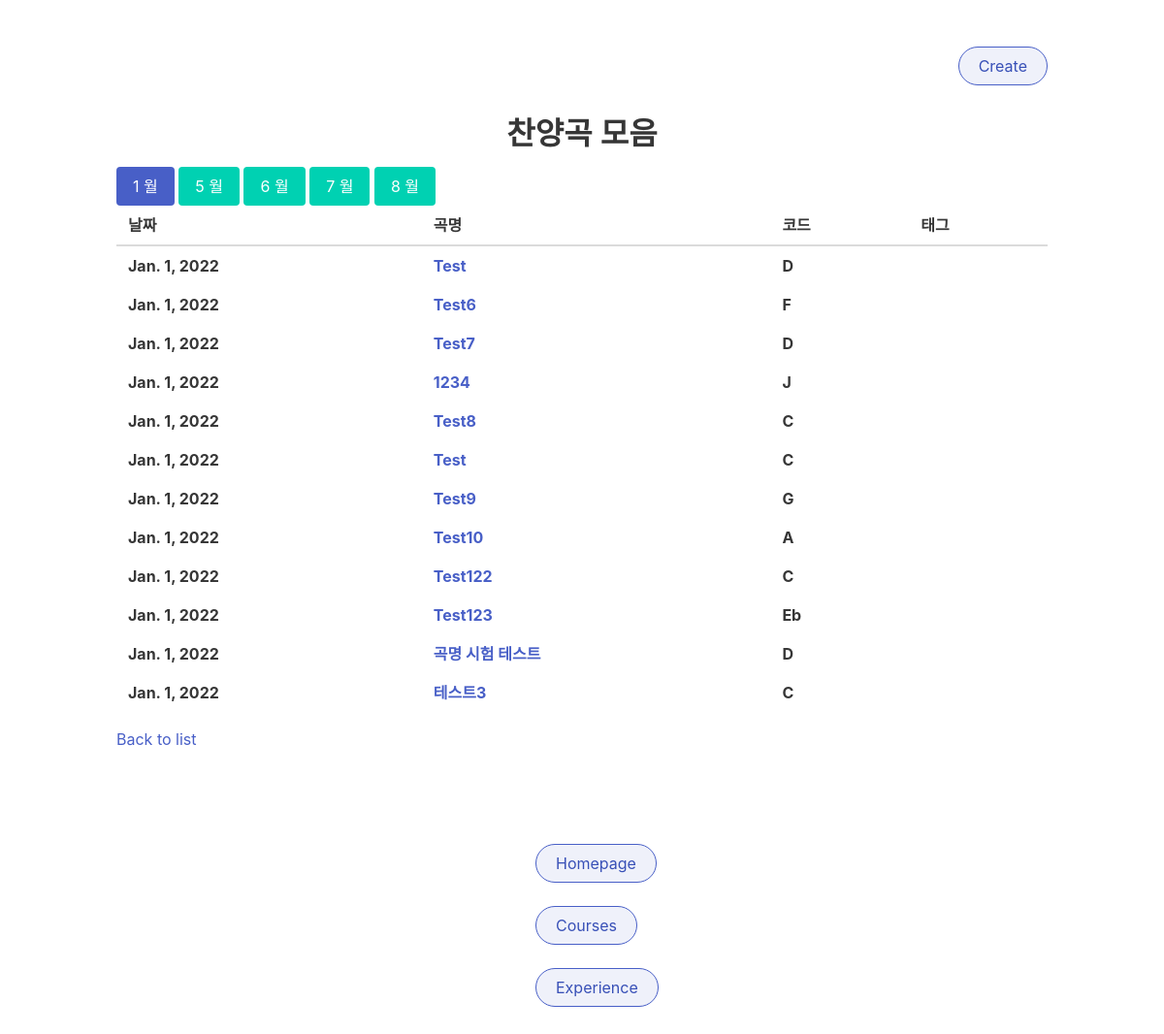
Screenshot of /praise/list/1/ with the database file from the repository.
### praises/models.py (models this page shows, shortened)
class Praise(models.Model):
    def validate_file(self):
        filesize = self.file.size
        megabyte_limit = 5.0
        if filesize > megabyte_limit * 1024 * 1024:
            raise ValidationError("Max file size is %sMB" % str(megabyte_limit))
    chord_list = (
        ('C', 'C'),
        ('D', 'D'),
        ('Eb', 'Eb'),
        ('E', 'E'),
        ('F', 'F'),
        ('G', 'G'),
        ('A', 'A'),
        ('Bb', 'Bb'),
        ('B', 'B'),
    )
    name = models.TextField()
    instruments = models.TextField(blank=True)
    chord = models.CharField(max_length=3, choices=chord_list, blank=True)
    key_up = models.TextField(max_length=3, default="X")
    date = models.DateField(default=timezone.now)
    note = models.CharField(max_length=256, blank=True)
    image = models.ImageField(upload_to='praises/', blank=True, null=True, validators=[validate_file])
    file = models.FileField(upload_to='praises/pdf/', blank=True, null=True,
                            validators=[FileExtensionValidator(['pdf']), validate_file],)
    tags = models.ManyToManyField(to=Tag)
    def get_absolute_url(self):
        return reverse('praises:detail', kwargs={"id": self.id})

### praises/views.py (the view)
# urls.py: path('', praise_list_view, name='list'),
def praise_list_view(request, month=None):
    praise_groups = Praise.objects.values('date__month').annotate(total=Count('id'))
    praise_list = Praise.objects.all()
    tag_name = request.GET.get('tag')
    context = {"praise_groups": praise_groups}
    if month is not None:
        praise_list = praise_list.filter(date__month=month)
        context['month'] = month
    if tag_name is not None:
        praise_list = praise_list.filter(tags__name__exact=tag_name)
        context['tag_name'] = tag_name
    context['praises'] = praise_list
    return render(request, "praise/list.html", context=context)

### templates/praise/list.html (shortened to what this page needs)
{% extends "base.html" %}
{% block content %}
<div class="content">
    <p style = text-align:right;>
        <a class="button is-link is-light is-outlined is-rounded"  style=text-align:right; href="{% url 'praises:create' %}">Create</a>
    </p>
    <h1 style="text-align: center">찬양곡 모음</h1>
        {% for praise_group in praise_groups %}
            <a class="button {% if praise_group.date__month == month %}
            is-link {% endif %} is-primary" href="{% url 'praises:month' praise_group.date__month %}" class="btn btn-success btn-sm">{{ praise_group.date__month }} 월</a>
        {% endfor %}
    {% if month or tag_name %}
    <div class="content" style="display: block;">
        <table class="table">
            <thead>
                <tr>
                    <th>날짜</th>
                    <th>곡명</th>
                    <th>코드</th>
                    <th>태그</th>
                </tr>
            </thead>
        {% for praise in praises %}
                <tbody>
                    <th>{{ praise.date }}</th>
                    <th><a href="{{ praise.get_absolute_url }}">{{ praise.name }}</a></th>
                    <th>{{ praise.chord }}</th>
                    <th>
                    </th>
                </tbody>
        {% endfor %}
        </table>
        <a href="{% url 'praises:list' %}">Back to list</a>
    </div>
    {% endif %}
    <br />
    <br />
    <br />
    <a class="button is-link is-light is-outlined is-rounded" style="margin-left:45%;" href="/"> Homepage </a>
    <br />
    <br />
    <a class="button is-link is-light is-outlined is-rounded" style="margin-left:45%;" href="{% url 'courses:list' %}"> Courses </a>
    <br />
    <br />
    <a class="button is-link is-light is-outlined is-rounded" style="margin-left:45%;" href="{% url 'experience:list' %}"> Experience </a>
{% endblock %}

### rows the page displays
Praise: date "Jan. 1, 2022", name "Test", chord "D"
Praise: date "Jan. 1, 2022", name "Test6", chord "F"
Praise: date "Jan. 1, 2022", name "Test7", chord "D"
Praise: date "Jan. 1, 2022", name "1234", chord "J"
Praise: date "Jan. 1, 2022", name "Test8", chord "C"
Praise: date "Jan. 1, 2022", name "Test", chord "C"
Praise: date "Jan. 1, 2022", name "Test9", chord "G"
Praise: date "Jan. 1, 2022", name "Test10", chord "A"
Praise: date "Jan. 1, 2022", name "Test122", chord "C"
Praise: date "Jan. 1, 2022", name "Test123", chord "Eb"
Praise: date "Jan. 1, 2022", name "곡명 시험 테스트", chord "D"
Praise: date "Jan. 1, 2022", name "테스트3", chord "C"

### other values shown
{{ praise_group.date__month }} "1" "5" "6" "7" "8"
